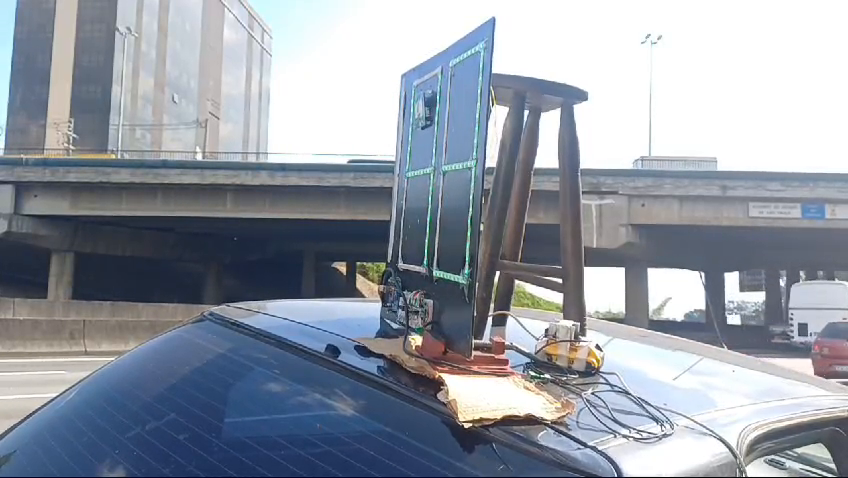
#> input picture frame 31 of Midias/Teste lombada eletrônica (3).mp4, 848 x 478 px, given in place of 20241023_091252.mp4, which was not available
$ python 'TESTE ATUALIZADO DE VELOCIDADE V5.py'
#> lines starting #> are read from the running program, lines starting #| are printed output that depends on the picture; after the words box and inside, x2 and y2 are one past the last pixel; in counts of white or black regions, pixels touching at a corner belong together; pictures that were not available may be replaced by others from this repository, and a replacement may not be noted
import cv2
import math
import time
import numpy as np
import os

# Configurações de limite de velocidade
limit = 30  # km/h
traffic_record_folder_name = "TrafficRecord"
distance_between_points = 5.0  # Distância entre os pontos em metros

# Criação da pasta para salvar os registros, se não existir
if not os.path.exists(traffic_record_folder_name):
    os.makedirs(traffic_record_folder_name)
    os.makedirs(traffic_record_folder_name + "//exceeded")

# Caminho para o arquivo de registro de velocidade
speed_record_file_location = traffic_record_folder_name + "//SpeedRecord.txt"
file = open(speed_record_file_location, "w")
file.write("ID \t SPEED\n------\t-------\n")
file.close()

# Classe para controle de detecção e velocidade
class EuclideanDistTracker:
    def __init__(self):
        self.center_points = {}
        self.id_count = 0
        self.time_entered = {}
        self.speed_records = {}
        self.count = 0
        self.exceeded = 0

    def update(self, objects_rect):
        objects_bbs_ids = []
        for rect in objects_rect:
            x, y, w, h = rect
            cx = (x + x + w) // 2
            cy = (y + y + h) // 2

            same_object_detected = False

            for id, pt in self.center_points.items():
                dist = math.hypot(cx - pt[0], cy - pt[1])

                if dist < 70:
                    self.center_points[id] = (cx, cy)
                    objects_bbs_ids.append([x, y, w, h, id])
                    same_object_detected = True

                    # Marca o tempo de entrada do objeto
                    if id not in self.time_entered:
                        self.time_entered[id] = time.time()

                    # Calcula a velocidade quando o objeto ultrapassa a linha
                    if y < 235:  # Linha de detecção
                        time_now = time.time()
                        time_passed = time_now - self.time_entered[id]
                        if time_passed > 0:  # Evitar divisão por zero
                            speed = (distance_between_points / time_passed) * 3.6  # Converte para km/h
                            self.speed_records[id] = speed
                            self.capture(x, y, h, w, speed, id)

                    # Remove o ID se o objeto já não estiver mais na tela
                    if y > 540:  # Ajuste conforme a altura do vídeo
                        del self.center_points[id]
                        del self.time_entered[id]

            if not same_object_detected:
                self.center_points[self.id_count] = (cx, cy)
                objects_bbs_ids.append([x, y, w, h, self.id_count])
                self.id_count += 1

        return objects_bbs_ids

    def capture(self, x, y, h, w, sp, id):
        # Certificando-se de que a ROI está correta para captura
        if y - 5 >= 0 and y + h + 5 <= roi.shape[0] and x - 5 >= 0 and x + w + 5 <= roi.shape[1]:
            crop_img = roi[y - 5:y + h + 5, x - 5:x + w + 5]
            n = str(id) + "_speed_" + str(int(sp))
            file = traffic_record_folder_name + '//' + n + '.jpg'
            cv2.imwrite(file, crop_img)
            self.count += 1
            filet = open(speed_record_file_location, "a")
            if sp > limit:
                file2 = traffic_record_folder_name + '//exceeded//' + n + '.jpg'
                cv2.imwrite(file2, crop_img)
                filet.write(str(id) + " \t " + str(int(sp)) + "<---exceeded\n")
                self.exceeded += 1
            else:
                filet.write(str(id) + " \t " + str(int(sp)) + "\n")
            filet.close()

            # Registro da velocidade no prompt de comando
            print(f"ID {id}: Speed = {int(sp)} km/h")

    def end(self):
        file = open(speed_record_file_location, "a")
        file.write("\n-------------\n")
        file.write("-------------\n")
        file.write("SUMMARY\n")
        file.write("-------------\n")
        file.write("Total Vehicles :\t" + str(self.count) + "\n")
        file.write("Exceeded speed limit :\t" + str(self.exceeded))
        file.close()

# Inicializando o rastreador
tracker = EuclideanDistTracker()

# Captura de vídeo
cap = cv2.VideoCapture(r"Lombada-eletronica\20241023_091252.mp4")
f = 25
w = int(1000 / (f - 1))

# Detector de objetos
object_detector = cv2.createBackgroundSubtractorMOG2(detectShadows=True)

# KERNAL para operações morfológicas
kernalOp = np.ones((3, 3), np.uint8)
kernalCl = np.ones((11, 11), np.uint8)

while True:
    ret, frame = cap.read()
#> frame is the input picture: shape (478, 848, 3); mean B, G, R 164.9, 154.2, 147.2
    if not ret:
        break
    frame = cv2.resize(frame, None, fx=1.0, fy=1.0)  # Aumenta a escala para o dobro
    height, width, _ = frame.shape
#> height = 478; width = 848

    # Região de interesse
    roi = frame[50:540, 200:960]
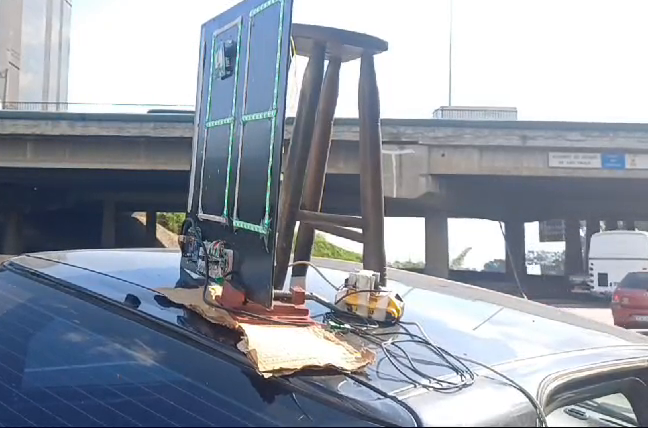
#> roi: shape (428, 648, 3); mean B, G, R 166.2, 155, 148.2

    # Aplicação de máscara
    mask = object_detector.apply(roi)
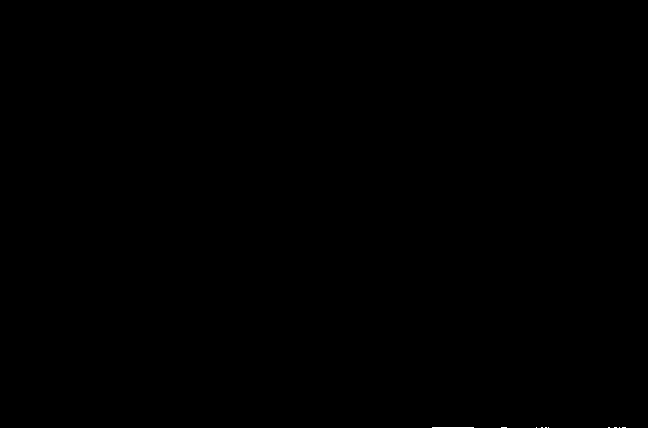
#> mask: shape (428, 648); values 127 (black) and 255 (white), 0.02% white in thin lines or dots, all inside (x1, y1, x2, y2) = (432, 427, 626, 428)
    _, mask = cv2.threshold(mask, 250, 255, cv2.THRESH_BINARY)

    fgmask = object_detector.apply(roi)
#> fgmask: shape (428, 648); every value is 0
    ret, imBin = cv2.threshold(fgmask, 200, 255, cv2.THRESH_BINARY)
    mask1 = cv2.morphologyEx(imBin, cv2.MORPH_OPEN, kernalOp)
    mask2 = cv2.morphologyEx(mask1, cv2.MORPH_CLOSE, kernalCl)

    contours, _ = cv2.findContours(mask2, cv2.RETR_TREE, cv2.CHAIN_APPROX_SIMPLE)
#> contours = []
    detections = []

    for cnt in contours:
        area = cv2.contourArea(cnt)
        if area > 4000:  # Ajustar o limite da área
            x, y, w, h = cv2.boundingRect(cnt)
            aspect_ratio = w / h  # Proporção largura/altura
            if 1.2 < aspect_ratio < 3.0:  # Verifica se a proporção está dentro do intervalo (ajustar conforme necessário)
                cv2.rectangle(roi, (x, y), (x + w, y + h), (0, 255, 0), 3)  # Desenha retângulo verde
                detections.append([x, y, w, h])
#> this loop made 0 passes
#> after the loop, detections = []

    # Rastreamento de objetos
    boxes_ids = tracker.update(detections)
#> after the loop in update, `for rect in objects_rect:`: self.center_points = 0 items; self.id_count = 0; self.speed_records = 0 items
#> boxes_ids = []

    # Linhas de referência
    cv2.line(roi, (0, 410), (960, 410), (0, 0, 255), 2)
    cv2.line(roi, (0, 235), (960, 235), (0, 255, 255), 2)
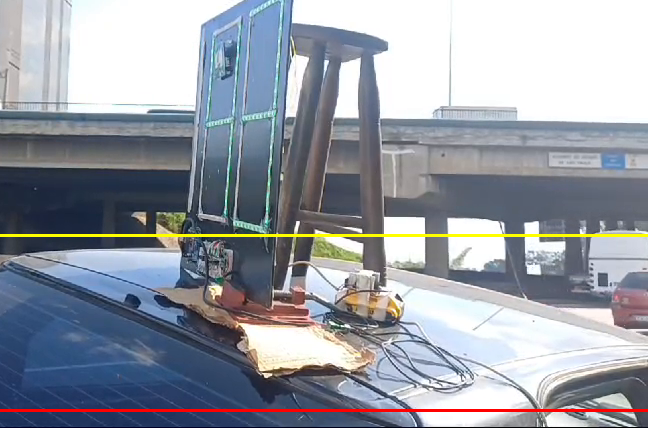
#> roi: shape (428, 648, 3); mean B, G, R 164.3, 155.1, 150.1

    cv2.imshow("ROI", roi)

    if cv2.waitKey(1) & 0xFF == ord('q'):
#> (key q is pressed here)
        break

tracker.end()
cap.release()
cv2.destroyAllWindows()

$ run again, starting later in the video
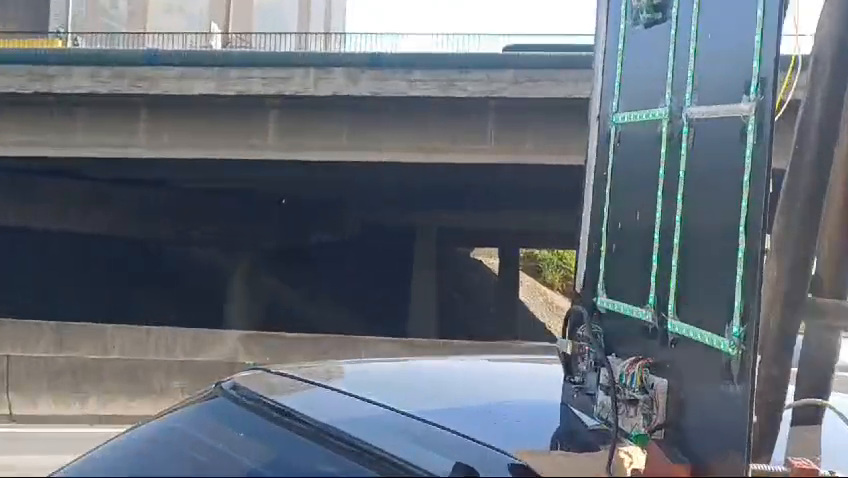
#> input picture frame 143 of Midias/Teste lombada eletrônica (3).mp4, 848 x 478 px, given in place of 20241023_091252.mp4, which was not available
#> frame is the input picture: shape (478, 848, 3); mean B, G, R 119.1, 109.6, 101.9
#> `roi = frame[50:540, 200:960]`:
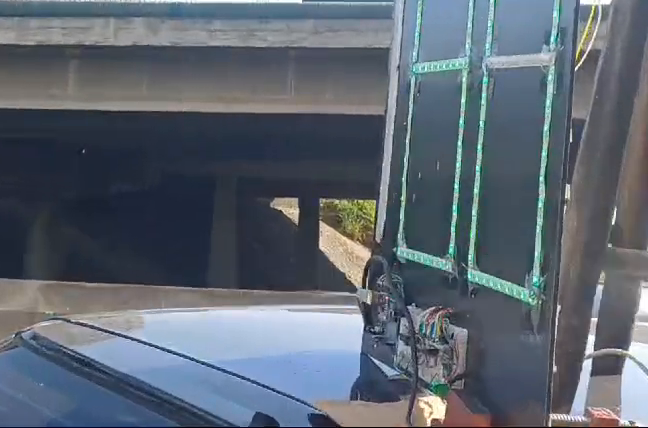
#> roi: shape (428, 648, 3); mean B, G, R 113.1, 101.9, 92.7
#> fgmask: shape (428, 648); every value is 0
#> contours = []
#> after the loop in update, `for rect in objects_rect:`: self.center_points = 0 items; self.id_count = 0; self.speed_records = 0 items
#> boxes_ids = []
#> `cv2.line(roi, (0, 235), (960, 235), (0, 255, 255), 2)`:
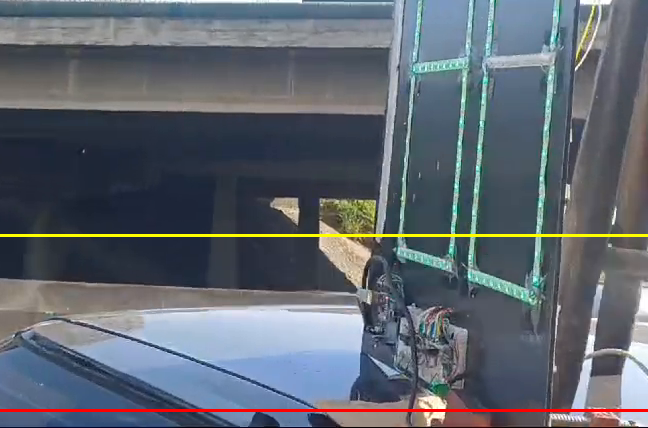
#> roi: shape (428, 648, 3); mean B, G, R 111.6, 102.3, 95

$ run again, starting later in the video
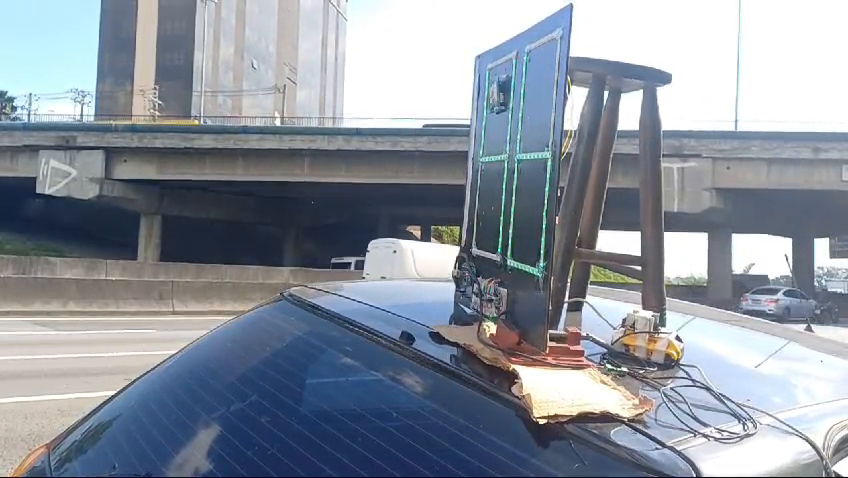
#> input picture frame 254 of Midias/Teste lombada eletrônica (3).mp4, 848 x 478 px, given in place of 20241023_091252.mp4, which was not available
#> frame is the input picture: shape (478, 848, 3); mean B, G, R 158.5, 147.8, 140
#> `roi = frame[50:540, 200:960]`:
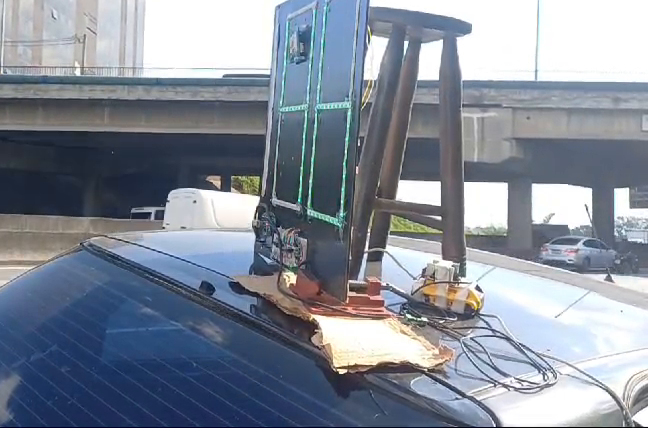
#> roi: shape (428, 648, 3); mean B, G, R 152.8, 140.1, 132.3
#> fgmask: shape (428, 648); every value is 0
#> contours = []
#> after the loop in update, `for rect in objects_rect:`: self.center_points = 0 items; self.id_count = 0; self.speed_records = 0 items
#> boxes_ids = []
#> `cv2.line(roi, (0, 235), (960, 235), (0, 255, 255), 2)`:
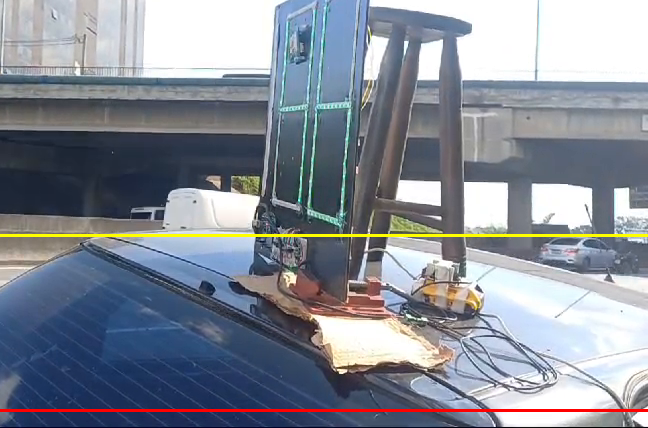
#> roi: shape (428, 648, 3); mean B, G, R 150.9, 140.2, 134.3
